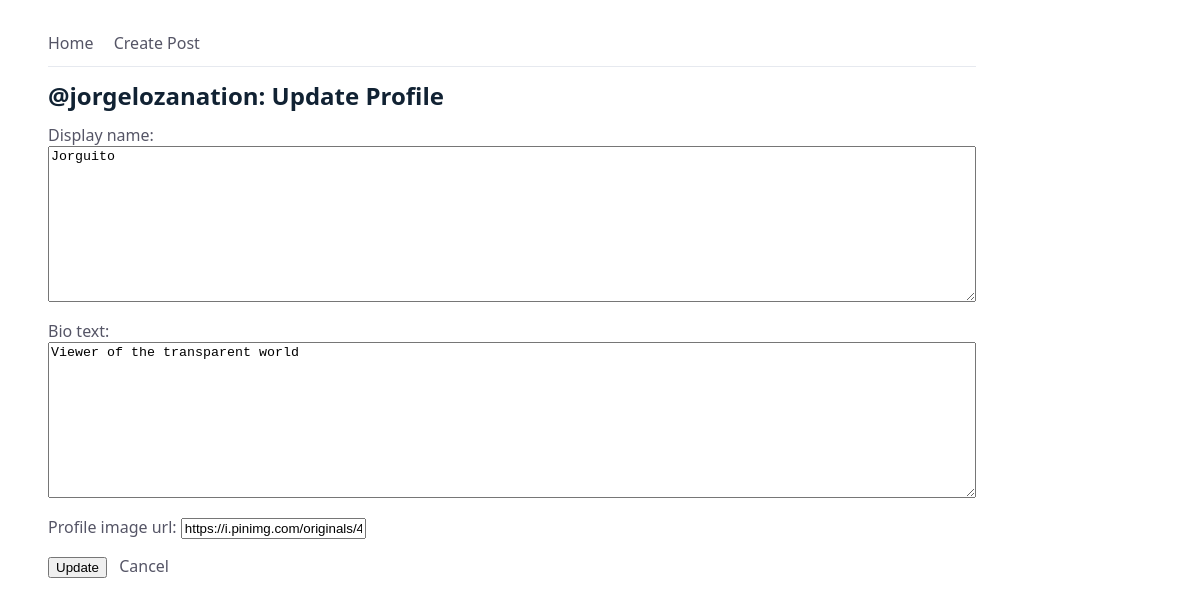
Before: /mini_insta/profile/1/update with the older database file.
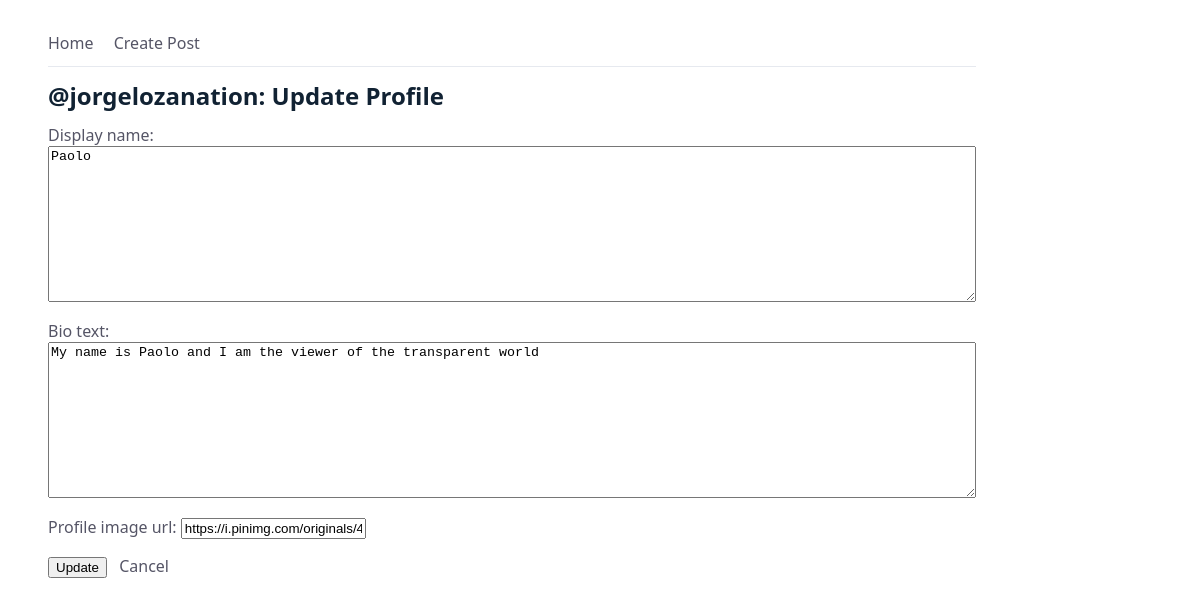
After: the same page with the newer database file.
### mini_insta/models.py (models this page shows, shortened)
class Profile(models.Model):
    username=models.TextField(blank=True)
    display_name=models.TextField(blank=True)
    bio_text=models.TextField(blank=True)
    profile_image_url=models.URLField(blank=True)
    join_date= models.DateTimeField(auto_now=True)

### mini_insta/views.py (the view)
# urls.py: path("profile/<int:pk>/update", UpdateProfileView.as_view(), name="update_profile"),
class UpdateProfileView(UpdateView):
    model = Profile
    template_name = "mini_insta/update_profile_form.html"
    form_class = UpdateProfileForm

### mini_insta/forms.py
class UpdateProfileForm(forms.ModelForm):
    class Meta:
        model = Profile
        exclude = ("username", "join_date")

### mini_insta/templates/mini_insta/update_profile_form.html (shortened to what this page needs)
    {% extends "mini_insta/base.html" %}
    {% block content %}
    <h2>@{{ object.username }}: Update Profile</h2>
    <form method="post">
        {% for field in form %}
        <div class="field">
            {{ field.label_tag }}
            {{ field }}
        </div>
        {% endfor %}
        <div class="actions" style="margin-top:1rem;">
        <button type="submit">Update</button>
        <a class="button-outline" href="{% url 'mini_insta:update_profile' pk=object.pk %}">Cancel</a>
        </div>
    </form>
    {% endblock %}

### mini_insta/templates/mini_insta/base.html (shortened to what this page needs)
{% load static %}
<!doctype html>
<html lang="en">
  <head>
    <link rel="stylesheet" href="{% static 'styles_mini_insta.css' %}">
  </head>
  <body>
    <nav class="bottom-nav">
  <a href="{% url 'mini_insta:show_all_profiles' %}">Home</a>
  {% if profile %}
    <a href="{% url 'mini_insta:create_post' profile.pk %}">Create Post</a>
  {% endif %}
</nav>
    <hr />
    {% block content %}{% endblock %}
  </body>
</html>

### static/styles_mini_insta.css (style rules this page uses)
* { box-sizing: border-box; }
body { margin: 24px auto; padding: 0 16px; max-width: 960px; font-family: Arial, Helvetica, sans-serif; color: #556; background: #fff; }
h1, h2, h3 { margin: 0 0 12px; font-weight: 600; color: #123; }
a { color: #556; text-decoration: none; }
nav { margin-bottom: 12px; }
hr { border: 0; border-top: 1px solid #e6e9ef; margin: 12px 0; }

### mini_insta/templates/mini_insta/base.html (style rules this page uses)
body { font-family: system-ui, Arial, sans-serif; margin: 2rem; }
nav a { margin-right: 1rem; }

### mini_insta/templates/mini_insta/update_profile_form.html (style rules this page uses)
.field { margin-bottom: .8rem; }
.field input[type="text"], .field textarea { width: 100%; }
.actions a { margin-left: .5rem; }

Changed rows visible on the page:
changed Profile "jorgelozanation": display_name "Jorguito" → "Paolo"; bio_text "Viewer of the transparent world" → "My name is Paolo and I am the viewer of the transparent world"
